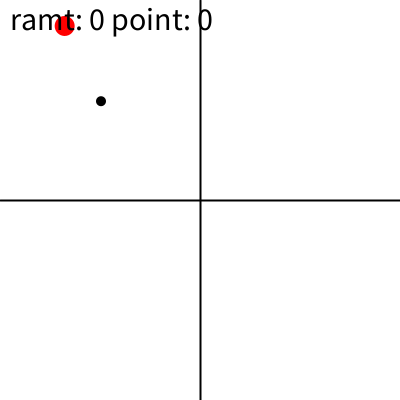
Frame 1 (no input)
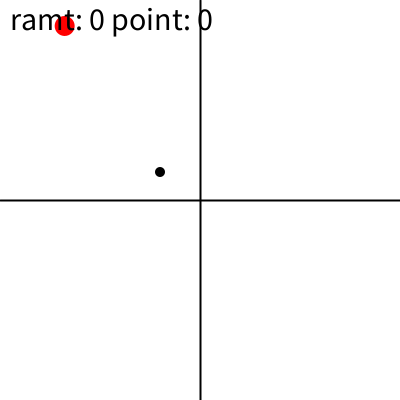
Frame 60 (the mouse pressed at the canvas centre just before this capture)
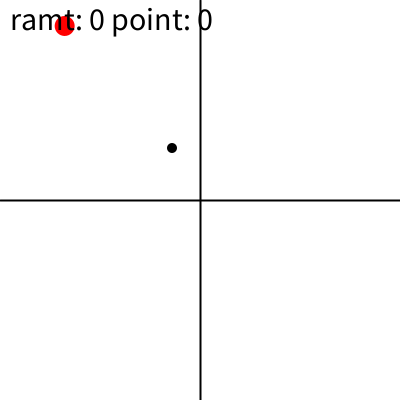
Frame 120 (the mouse held since frame 60 and released just before this capture)

The Processing sketch that drew these frames (run headless with seeded random() and noise(); from frame 60 on, the mouse is pressed at the canvas centre):

// Processing sketch: game1
// ── game1.pde
Cross cross = new Cross();
Ball ball = new Ball();
Target target = new Target();
Score score = new Score();
int points = 0;
int actualPoints = 0;
int lastHit = 0;

void setup() {
    size(400, 400);
    background(0);
}

class Ball {
    PVector pos;
    PVector vel;
    int radius = 5;

    Ball() {
        pos = new PVector(100, 100);
        vel = new PVector(1, 1.2);
    }

    void update() {
        pos.add(vel);
    }

    void draw() {
        noStroke();
        fill(0);
        ellipse(pos.x, pos.y, radius * 2, radius * 2);
    }

    void bounce(Cross cross) {
        if (pos.x > width - radius || pos.x < radius) {
            vel.x *= -1;
        }
        if (pos.y > height - radius || pos.y < radius) {
            vel.y *= -1;
        }

        if (pos.x > cross.pos.x - radius && pos.x < cross.pos.x + radius) {
            vel.x *= -1;
        }
        if (pos.y > cross.pos.y - radius && pos.y < cross.pos.y + radius) {
            vel.y *= -1;
        }
    }
}

class Cross {
    PVector pos;
    
    Cross() {
        pos = new PVector(200, 200);
    }

    void draw() {
        noFill();
        stroke(0);
        strokeWeight(2);
        line(0, pos.y, width, pos.y);
        line(pos.x, 0, pos.x, height);
    }

    void update() {
        pos.x = mouseX;
        pos.y = mouseY;
    }
}

class Target {
    PVector pos;
    int radius = 10;

    Target() {
        pos = new PVector(random(width), random(height));
    }

    void draw() {
        noStroke();
        fill(255, 0, 0);
        ellipse(pos.x, pos.y, radius * 2, radius * 2);
    }

    void checkIfHit(Ball ball) {
        if (dist(ball.pos.x, ball.pos.y, pos.x, pos.y) < radius) {
            pos.x = random(width);
            pos.y = random(height);
            points++;

            int timeSinceLastHit = millis() - lastHit;
            int pointsToAdd = 10 - timeSinceLastHit/1000;
            if (pointsToAdd < 0) {
                pointsToAdd = 0;
            }
            actualPoints += pointsToAdd;
            lastHit = millis();

        }
    }
}

class Score {
    void draw() {
        textSize(32);
        fill(0);
        noStroke();
        text("ramt: " + points+" point: "+actualPoints, 10, 30);
    }
}

void mouseClicked() {
    cross.update();
}

void draw() {
    background(255);
    cross.draw();

    ball.update();
    ball.draw();
    ball.bounce(cross);

    target.draw();
    target.checkIfHit(ball);

    score.draw();
}
